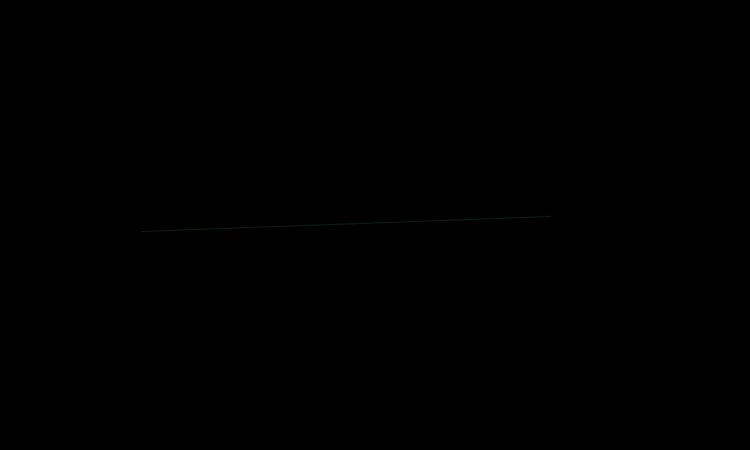
Frame 1 (no input)
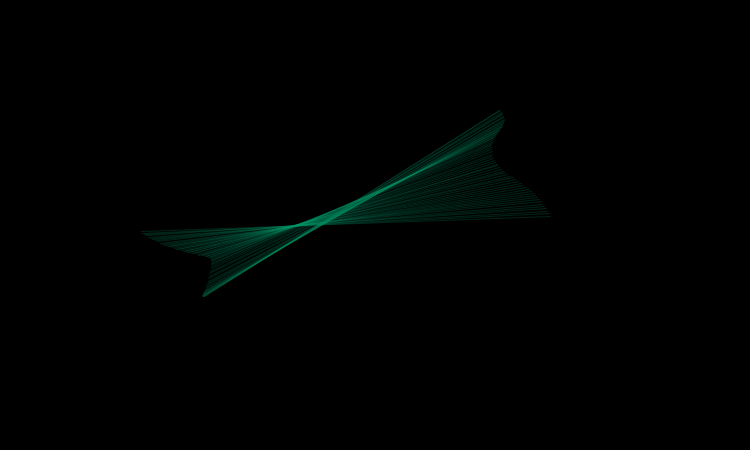
Frame 60 (the mouse pressed at the canvas centre just before this capture)
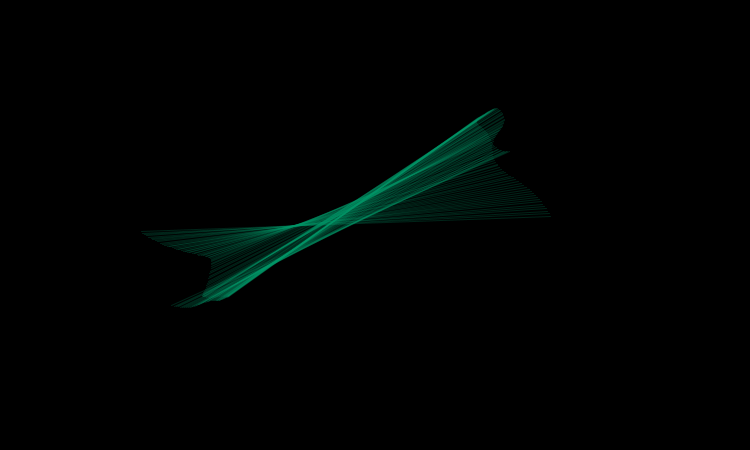
Frame 120 (the mouse held since frame 60 and released just before this capture)

The Processing sketch that drew these frames (run headless with seeded random() and noise(); from frame 60 on, the mouse is pressed at the canvas centre):

// Processing sketch: processing_85918
// ── processing_85918.pde

float _angnoise, _radiusnoise;
float _xnoise, _ynoise;
float _angle = -PI/2;
float _radius;
float _strokeCol = 254;
int _strokeChange = -2;
float centery;
float centerx;
float xstep = 10;
float ystep = 10;
float lastx = 20;
float lasty = 50;
float y3 = 50;


void setup(){
  
  size(750,450);
  smooth();
  frameRate(30);
  background(0);
  noFill();
  
  _angnoise = random(10);
  _radiusnoise = random(10);
  _xnoise = random(10);
  _ynoise = random(10);
  
 
  

}

void draw() {
  _radiusnoise += 0.005;
  _radius = (noise(_radiusnoise)*550) +1;
  
  _angnoise += 0.005;
  _angle += (noise(_angnoise)*6) - 3;
  if (_angle > 360) { _angle -= 360;}
  if (_angle < 0){ _angle += 360;}
  
  _xnoise += 0.01;
  _ynoise += 0.01;
  centerx = width/2 + (noise(_xnoise) * 100) - 50;
  centery = height/2 + (noise(_ynoise) * 100) - 50;
  
  float rad = radians(_angle);
  float x1 = centerx + (_radius * cos(rad));
  float y1 = centery + (_radius * sin(rad));
  
  float opprad = rad + PI;
  float x2 = centerx + (_radius * cos(opprad));
  float y2 = centery + (_radius * sin(opprad));
  
  _strokeCol += _strokeChange;
  if (_strokeCol > 254) { _strokeCol = -1; }
  if (_strokeCol < 0) { _strokeCol = 1; }
  stroke(0,150,100,60);
  strokeWeight(1);
  line(x1,y1,x2,y2);
  

  
}
